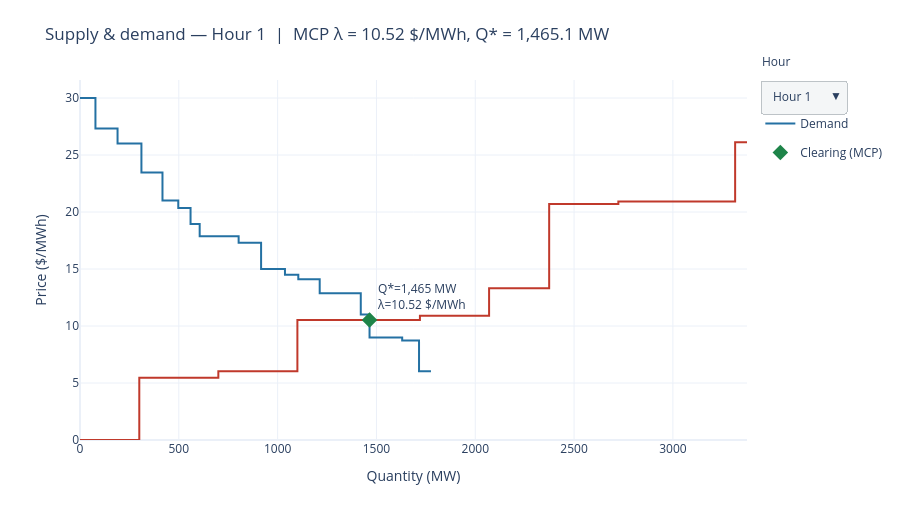

The cell this chart's notebook holds for it:
### Code cell
import plotly.graph_objects as go

# Interactive supply & demand curves by hour (dropdown).
# Battery is NOT drawn as a full-Pmax bid and full-Pmax offer at $0.
# It appears only on the active side, at its SoC-limited cleared quantity.
Pmax_map = generators_data.set_index("Unit #")["Pmax_i (MW)"].to_dict()


def _step_curve(cum_qty, price):
    x = np.concatenate([[0.0], np.repeat(np.asarray(cum_qty, dtype=float), 2)[:-1]])
    y = np.repeat(np.asarray(price, dtype=float), 2)
    return x, y


fig = go.Figure()
n_traces_per_hour = 3  # supply, demand, clearing point

for hour in range(1, 25):
    row = clearing_summary_24h.loc[clearing_summary_24h["hour"] == hour].iloc[0]
    bat_buy = float(row["battery bought (MW)"])
    bat_sell = float(row["battery sold (MW)"])

    # Conventional generators only (+ battery discharge if cleared this hour)
    supply = (
        generators_costs_24h.loc[
            (generators_costs_24h["Hour"] == hour)
            & (generators_costs_24h["Unit #"] != BATTERY_UNIT),
            ["Unit #", "C_i ($/MWh)"],
        ]
        .assign(**{"Pmax (MW)": lambda df: df["Unit #"].map(Pmax_map)})
        .copy()
    )
    if bat_sell > 1e-6:
        supply = pd.concat(
            [
                supply,
                pd.DataFrame(
                    [{"Unit #": BATTERY_UNIT, "C_i ($/MWh)": 0.0, "Pmax (MW)": bat_sell}]
                ),
            ],
            ignore_index=True,
        )
    supply = supply.sort_values("C_i ($/MWh)")
    supply["cum_qty"] = supply["Pmax (MW)"].cumsum()

    # Conventional loads only (+ battery charge if cleared this hour)
    demand = (
        demand_bids_24h.loc[
            (demand_bids_24h["Hour"] == hour) & (demand_bids_24h["Load #"] != BATTERY_LOAD),
            ["Load #", "Synthetic demand bid ($/MWh)"],
        ]
        .copy()
    )
    demand_hour = units_demand.loc[units_demand["hour"] == hour].iloc[0]
    demand["max demand (MW)"] = demand["Load #"].map(
        lambda d: float(demand_hour[f"Load {d}"])
    )
    if bat_buy > 1e-6:
        demand = pd.concat(
            [
                demand,
                pd.DataFrame(
                    [
                        {
                            "Load #": BATTERY_LOAD,
                            "Synthetic demand bid ($/MWh)": 0.0,
                            "max demand (MW)": bat_buy,
                        }
                    ]
                ),
            ],
            ignore_index=True,
        )
    demand = demand.sort_values("Synthetic demand bid ($/MWh)", ascending=False)
    demand["cum_qty"] = demand["max demand (MW)"].cumsum()

    sx, sy = _step_curve(supply["cum_qty"], supply["C_i ($/MWh)"])
    dx, dy = _step_curve(demand["cum_qty"], demand["Synthetic demand bid ($/MWh)"])

    Q_star = float(row["cleared (MW)"])
    lam = float(row["MCP ($/MWh)"])

    visible = hour == 1
    fig.add_trace(
        go.Scatter(
            x=sx, y=sy, mode="lines", name="Supply",
            line=dict(color="#c0392b", width=2),
            visible=visible, legendgroup="supply", showlegend=visible,
        )
    )
    fig.add_trace(
        go.Scatter(
            x=dx, y=dy, mode="lines", name="Demand",
            line=dict(color="#2471a3", width=2),
            visible=visible, legendgroup="demand", showlegend=visible,
        )
    )
    fig.add_trace(
        go.Scatter(
            x=[Q_star], y=[lam], mode="markers+text",
            name="Clearing (MCP)",
            marker=dict(color="#1e8449", size=12, symbol="diamond"),
            text=[f"Q*={Q_star:,.0f} MW<br>λ={lam:.2f} $/MWh"],
            textposition="top right",
            visible=visible, legendgroup="mcp", showlegend=visible,
        )
    )

buttons = []
for hour in range(1, 25):
    vis = [False] * (24 * n_traces_per_hour)
    start = (hour - 1) * n_traces_per_hour
    for k in range(n_traces_per_hour):
        vis[start + k] = True
    row = clearing_summary_24h.loc[clearing_summary_24h["hour"] == hour].iloc[0]
    buttons.append(
        dict(
            label=f"Hour {hour}",
            method="update",
            args=[
                {"visible": vis, "showlegend": vis},
                {
                    "title": (
                        f"Supply & demand — Hour {hour}  |  "
                        f"MCP λ = {row['MCP ($/MWh)']:.2f} $/MWh, "
                        f"Q* = {row['cleared (MW)']:,.1f} MW"
                    )
                },
            ],
        )
    )

row1 = clearing_summary_24h.loc[clearing_summary_24h["hour"] == 1].iloc[0]
fig.update_layout(
    title=(
        f"Supply & demand — Hour 1  |  "
        f"MCP λ = {row1['MCP ($/MWh)']:.2f} $/MWh, "
        f"Q* = {row1['cleared (MW)']:,.1f} MW"
    ),
    xaxis_title="Quantity (MW)",
    yaxis_title="Price ($/MWh)",
    template="plotly_white",
    height=520,
    margin=dict(t=80),
    updatemenus=[
        dict(
            active=0,
            buttons=buttons,
            direction="down",
            showactive=True,
            x=1.02,
            xanchor="left",
            y=1.0,
            yanchor="top",
            bgcolor="#f4f6f7",
            bordercolor="#bdc3c7",
        )
    ],
    annotations=[
        dict(
            text="Hour",
            x=1.02,
            xref="paper",
            y=1.08,
            yref="paper",
            showarrow=False,
            xanchor="left",
        )
    ],
)
fig.update_xaxes(rangemode="tozero")
fig.update_yaxes(rangemode="tozero")
fig.show()
